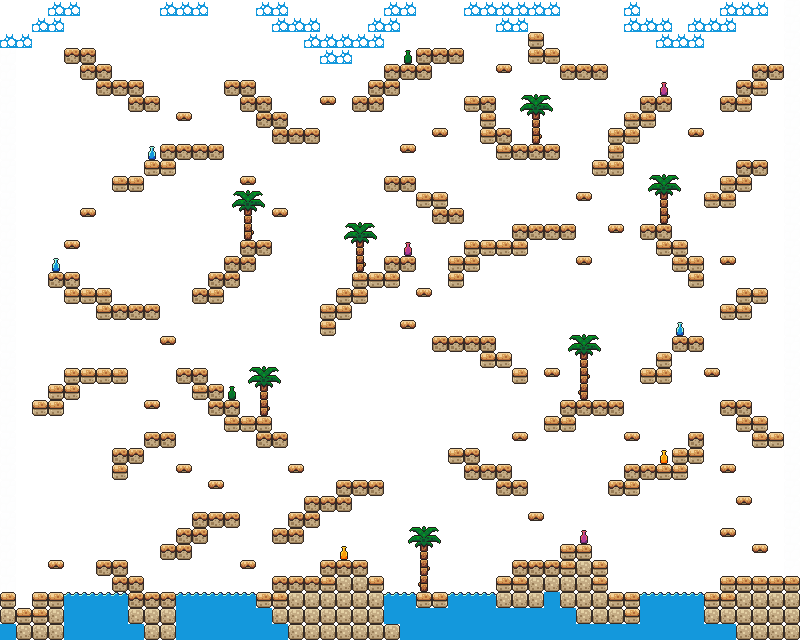

This is a level from a 2D game, rendered from its Tiled map with the project's own tilesets. A one-line summary and the map file follow, with tile-layer data summarised:
An orthogonal 50x40 tile map with 16x16 px tiles, 10 tile layers (Background, Air, Lvl Wall, Edge, ...), 5 tilesets and 142 objects.

<map version="1.11" tiledversion="1.11.2" orientation="orthogonal" renderorder="right-down" width="50" height="40" tilewidth="16" tileheight="16" infinite="0" nextlayerid="15" nextobjectid="159">
 <properties>
  <property name="player_default_position" value="1,4" />
  <property name="seconds" type="int" value="300" />
  <property name="text_color" type="color" value="#ff000000" />
 </properties>
 <tileset firstgid="1" source="../tilesets/world_tileset.tsx" />
 <tileset firstgid="257" source="../tilesets/platforms.tsx" />
 <tileset firstgid="273" source="../tilesets/coin.tsx" />
 <tileset firstgid="274" source="../tilesets/fruit.tsx" />
 <tileset firstgid="290" source="../tilesets/hearts.tsx" />
 <layer id="1" name="Background" width="50" height="40">
  <data>[2000 cells, 2000 non-empty, 1 distinct tile ids]</data>
 </layer>
 <layer id="2" name="Air" width="50" height="40" opacity="0.22" tintcolor="#ffdead">
  <data>[2000 cells, 2000 non-empty, 1 distinct tile ids]</data>
 </layer>
 <layer id="3" name="Lvl Wall" width="50" height="40" opacity="0.01">
  <data>[2000 cells, 36 non-empty, 1 distinct tile ids]</data>
 </layer>
 <layer id="4" name="Edge" width="50" height="40" opacity="0.01">
  <data>[2000 cells, 37 non-empty, 1 distinct tile ids]</data>
 </layer>
 <layer id="5" name="Platforms" width="50" height="40">
  <data>[2000 cells, 210 non-empty, 4 distinct tile ids]</data>
 </layer>
 <layer id="14" name="Sand" width="50" height="40">
  <data>[2000 cells, 138 non-empty, 1 distinct tile ids]</data>
 </layer>
 <layer id="6" name="Water" width="50" height="40">
  <data>[2000 cells, 79 non-empty, 2 distinct tile ids]</data>
 </layer>
 <objectgroup id="7" name="Moving Sprites">
  <object id="1" gid="261" x="400" y="480" width="16" height="16">
   <properties>
    <property name="boundary_bottom" type="float" value="0" />
    <property name="boundary_left" type="float" value="0" />
    <property name="boundary_right" type="float" value="0" />
    <property name="boundary_top" type="float" value="0" />
    <property name="change_x" type="float" value="0" />
    <property name="change_y" type="float" value="0" />
   </properties>
  </object>
 </objectgroup>
 <layer id="8" name="Dynamic Items" width="50" height="40">
  <data>[2000 cells, 9 non-empty, 4 distinct tile ids]</data>
 </layer>
 <objectgroup id="9" name="Fruits">
  <object id="125" gid="274" x="160" y="592" width="16" height="16" />
  <object id="126" gid="284" x="224" y="512" width="16" height="16" />
  <object id="127" gid="278" x="352" y="480" width="16" height="16" />
  <object id="128" gid="275" x="240" y="416" width="16" height="16" />
  <object id="129" gid="284" x="496" y="352" width="16" height="16" />
  <object id="131" gid="279" x="368" y="272" width="16" height="16" />
  <object id="132" gid="274" x="96" y="64" width="16" height="16" />
  <object id="133" gid="283" x="128" y="176" width="16" height="16" />
  <object id="134" gid="276" x="272" y="112" width="16" height="16" />
  <object id="135" gid="286" x="384" y="64" width="16" height="16" />
  <object id="136" gid="280" x="512" y="144" width="16" height="16" />
  <object id="137" gid="282" x="416" y="192" width="16" height="16" />
  <object id="138" gid="274" x="496" y="240" width="16" height="16" />
  <object id="139" gid="279" x="592" y="400" width="16" height="16" />
  <object id="140" gid="282" x="480" y="464" width="16" height="16" />
  <object id="141" gid="283" x="432" y="592" width="16" height="16" />
  <object id="142" gid="286" x="304" y="576" width="16" height="16" />
  <object id="143" gid="275" x="720" y="304" width="16" height="16" />
  <object id="144" gid="278" x="672" y="240" width="16" height="16" />
  <object id="145" gid="275" x="608" y="128" width="16" height="16" />
  <object id="146" gid="288" x="560" y="64" width="16" height="16" />
  <object id="148" gid="279" x="736" y="80" width="16" height="16" />
  <object id="149" gid="286" x="720" y="176" width="16" height="16" />
  <object id="150" gid="275" x="736" y="400" width="16" height="16" />
  <object id="151" gid="282" x="672" y="448" width="16" height="16" />
  <object id="152" gid="284" x="608" y="592" width="16" height="16" />
  <object id="153" gid="274" x="64" y="368" width="16" height="16" />
  <object id="154" gid="279" x="80" y="288" width="16" height="16" />
  <object id="155" gid="288" x="112" y="448" width="16" height="16" />
  <object id="156" gid="280" x="256" y="240" width="16" height="16" />
 </objectgroup>
 <objectgroup id="10" name="Coins">
  <object id="2" gid="273" x="96" y="544" width="16" height="16" />
  <object id="3" gid="273" x="112" y="544" width="16" height="16" />
  <object id="4" gid="273" x="144" y="576" width="16" height="16" />
  <object id="5" gid="273" x="160" y="528" width="16" height="16" />
  <object id="6" gid="273" x="192" y="496" width="16" height="16" />
  <object id="7" gid="273" x="176" y="512" width="16" height="16" />
  <object id="8" gid="273" x="368" y="560" width="16" height="16" />
  <object id="9" gid="273" x="352" y="544" width="16" height="16" />
  <object id="10" gid="273" x="320" y="544" width="16" height="16" />
  <object id="11" gid="273" x="352" y="464" width="16" height="16" />
  <object id="12" gid="273" x="368" y="464" width="16" height="16" />
  <object id="13" gid="273" x="320" y="480" width="16" height="16" />
  <object id="14" gid="273" x="272" y="512" width="16" height="16" />
  <object id="15" gid="273" x="192" y="352" width="16" height="16" />
  <object id="16" gid="273" x="208" y="368" width="16" height="16" />
  <object id="17" gid="273" x="240" y="400" width="16" height="16" />
  <object id="18" gid="273" x="272" y="416" width="16" height="16" />
  <object id="19" gid="273" x="320" y="288" width="16" height="16" />
  <object id="20" gid="273" x="368" y="256" width="16" height="16" />
  <object id="21" gid="273" x="336" y="272" width="16" height="16" />
  <object id="23" gid="273" x="386.667" y="239.333" width="16" height="16" />
  <object id="24" gid="273" x="224" y="240" width="16" height="16" />
  <object id="25" gid="273" x="208" y="256" width="16" height="16" />
  <object id="26" gid="273" x="192" y="272" width="16" height="16" />
  <object id="27" gid="273" x="128" y="288" width="16" height="16" />
  <object id="28" gid="273" x="144" y="288" width="16" height="16" />
  <object id="29" gid="273" x="80" y="272" width="16" height="16" />
  <object id="30" gid="273" x="96" y="272" width="16" height="16" />
  <object id="31" gid="273" x="64" y="32" width="16" height="16" />
  <object id="32" gid="273" x="80" y="32" width="16" height="16" />
  <object id="33" gid="273" x="128" y="64" width="16" height="16" />
  <object id="34" gid="273" x="112" y="64" width="16" height="16" />
  <object id="35" gid="273" x="144" y="80" width="16" height="16" />
  <object id="36" gid="273" x="224" y="64" width="16" height="16" />
  <object id="37" gid="273" x="240" y="64" width="16" height="16" />
  <object id="38" gid="273" x="272" y="96" width="16" height="16" />
  <object id="39" gid="273" x="304" y="112" width="16" height="16" />
  <object id="41" gid="273" x="288" y="112" width="16" height="16" />
  <object id="42" gid="273" x="416" y="32" width="16" height="16" />
  <object id="43" gid="273" x="432" y="32" width="16" height="16" />
  <object id="44" gid="273" x="368" y="64" width="16" height="16" />
  <object id="45" gid="273" x="353.333" y="80.6667" width="16" height="16" />
  </objectgroup>
 <objectgroup id="11" name="Hearts">
  <!-- 2 objects omitted --></objectgroup>
 <layer id="13" name="Clouds" width="50" height="40">
  <data>[2000 cells, 66 non-empty, 2 distinct tile ids]</data>
 </layer>
 <layer id="12" name="Foreground" width="50" height="40">
  <data>[2000 cells, 72 non-empty, 11 distinct tile ids]</data>
 </layer>
</map>
<!-- 69 of 142 objects omitted -->
